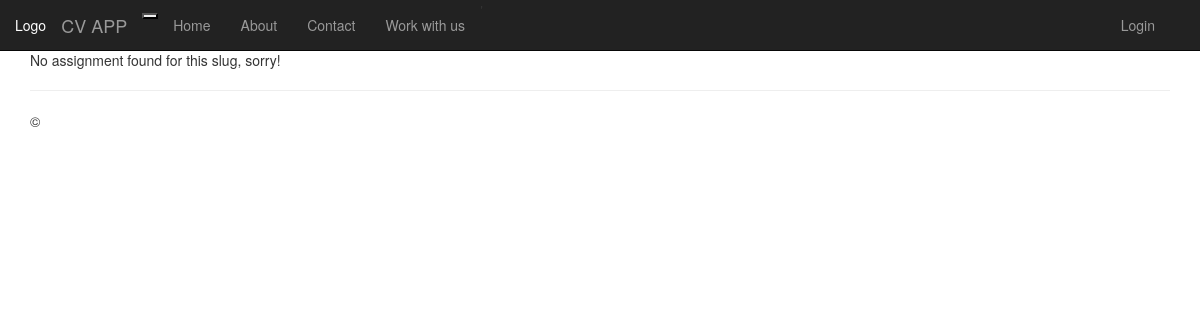
/assignment/testsuperassignment, run on an earlier commit of the app's database.
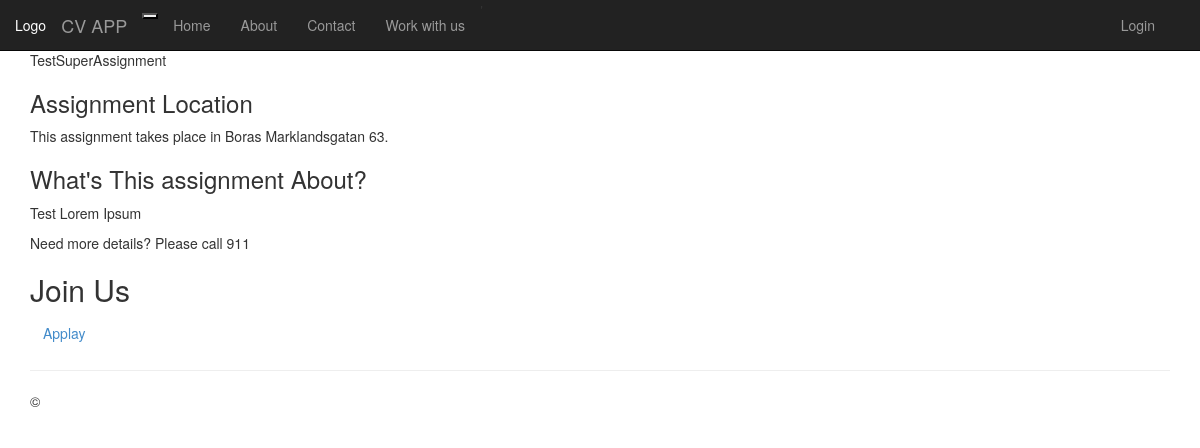
And on a later commit of the database.
### assignment/models.py (models this page shows, shortened)
class Assignment(models.Model):
    host=models.ForeignKey(User,on_delete=models.SET_NULL,blank=True, null=True)
    tags=models.ManyToManyField(Tag,blank=True, null=True  )
    title = models.CharField(max_length=200)
    slug = models.SlugField(unique=True)
    description = models.TextField()
    location = models.ForeignKey(Location, on_delete=models.CASCADE)
    applicant=models.ManyToManyField(Applicant,blank=True, null=True)
    updated = models.DateTimeField(auto_now=True)
    created = models.DateTimeField(auto_now_add=True)

class Location(models.Model):
    name = models.CharField(max_length=200)
    adress = models.CharField(max_length=300)

### assignment/views.py (the view)
# urls.py: path('assignment/<slug:assignment_slug>', views.assignment_details, name='assignment-details'),
def assignment_details(request, assignment_slug):
    try:
          assignment= Assignment.objects.get(slug=assignment_slug)
          return render(request, 'assignment/assignment-details.html',
                         {    'assignment_found': True,
                              'assignment': assignment
                          })
    except Exception as exc:
         print(exc)
         return render(request, 'assignment/assignment-details.html',
                  { 'assignment_found': False
                   })

### assignment/templates/assignment/assignment-details.html (shortened to what this page needs)
{% extends "app/layout.html" %}
{% load static %}
{% block main_heading %}
  {{ assignment.title }}
{% endblock %}
{% block content %}
{% if assignment_found %}
<article>
  <section id="location">
    <h3>Assignment Location</h3>
    <address>This assignment takes place in <span>{{ assignment.location.name }} </span>  {{ assignment.location.adress }}. </address>
  </section>
  <section id="details">
    <h3>What's This assignment About?</h3>
    <p>{{ assignment.description }}</p>
    <footer>
      <p>Need more details? Please call 911 </p>
    </footer>
  </section>
  <section id="registration">
    <h2>Join Us</h2>
     <form action=" {% url 'assignment-details' assignment.slug %} " method="POST">
        <div class="assignment-actions">
           <a href="{% url 'applicant-form' assignment.slug %}" class="btn">Applay</a>
        </div>
     </form>
  </section>
</article>
{% else %}
<p>No assignment found for this slug, sorry!</p>
{% endif %}
{% endblock %}

What changed in the data, as far as the page shows it:
added Assignment: title "TestSuperAssignment", location.name "Boras", location.adress "Marklandsgatan 63", description "Test Lorem Ipsum"
Also different on the page:
text no longer shown: "No assignment found for this slug, sorry!"
text now shown: "Assignment Location This assignment takes place in . What's This assignment About? Need more details? Please call 911 Join Us Applay"
